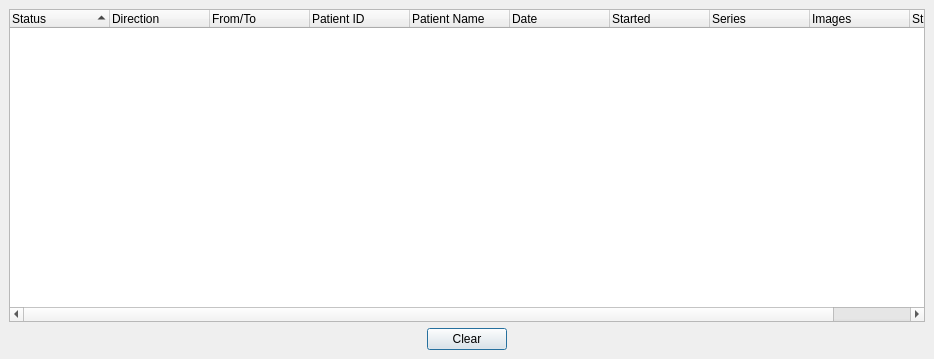
<ui version="4.0" >
 <author></author>
 <comment></comment>
 <exportmacro></exportmacro>
 <class>udg::QOperationStateScreenBase</class>
 <widget class="QDialog" name="udg::QOperationStateScreenBase" >
  <property name="geometry" >
   <rect>
    <x>0</x>
    <y>0</y>
    <width>934</width>
    <height>359</height>
   </rect>
  </property>
  <property name="windowTitle" >
   <string>Queue Operation List</string>
  </property>
  <layout class="QGridLayout" >
   <property name="margin" >
    <number>9</number>
   </property>
   <property name="spacing" >
    <number>6</number>
   </property>
   <item row="0" column="0" colspan="3" >
    <widget class="QTreeWidget" name="m_treeRetrieveStudy" >
     <property name="contextMenuPolicy" >
      <enum>Qt::NoContextMenu</enum>
     </property>
     <property name="alternatingRowColors" >
      <bool>true</bool>
     </property>
     <property name="selectionMode" >
      <enum>QAbstractItemView::NoSelection</enum>
     </property>
     <property name="rootIsDecorated" >
      <bool>false</bool>
     </property>
     <property name="itemsExpandable" >
      <bool>false</bool>
     </property>
     <property name="sortingEnabled" >
      <bool>true</bool>
     </property>
     <column>
      <property name="text" >
       <string>Status</string>
      </property>
     </column>
     <column>
      <property name="text" >
       <string>Direction</string>
      </property>
     </column>
     <column>
      <property name="text" >
       <string>From/To</string>
      </property>
     </column>
     <column>
      <property name="text" >
       <string>Patient ID</string>
      </property>
     </column>
     <column>
      <property name="text" >
       <string>Patient Name</string>
      </property>
     </column>
     <column>
      <property name="text" >
       <string>Date</string>
      </property>
     </column>
     <column>
      <property name="text" >
       <string>Started</string>
      </property>
     </column>
     <column>
      <property name="text" >
       <string>Series</string>
      </property>
     </column>
     <column>
      <property name="text" >
       <string>Images</string>
      </property>
     </column>
     <column>
      <property name="text" >
       <string>StudyUID</string>
      </property>
     </column>
     <column>
      <property name="text" >
       <string/>
      </property>
     </column>
    </widget>
   </item>
   <item row="1" column="1" >
    <widget class="QPushButton" name="m_buttonClear" >
     <property name="maximumSize" >
      <size>
       <width>200</width>
       <height>32767</height>
      </size>
     </property>
     <property name="text" >
      <string>Clear</string>
     </property>
    </widget>
   </item>
   <item row="1" column="2" >
    <spacer>
     <property name="orientation" >
      <enum>Qt::Horizontal</enum>
     </property>
     <property name="sizeType" >
      <enum>QSizePolicy::Expanding</enum>
     </property>
     <property name="sizeHint" >
      <size>
       <width>40</width>
       <height>20</height>
      </size>
     </property>
    </spacer>
   </item>
   <item row="1" column="0" >
    <spacer>
     <property name="orientation" >
      <enum>Qt::Horizontal</enum>
     </property>
     <property name="sizeType" >
      <enum>QSizePolicy::Expanding</enum>
     </property>
     <property name="sizeHint" >
      <size>
       <width>31</width>
       <height>20</height>
      </size>
     </property>
    </spacer>
   </item>
  </layout>
 </widget>
 <layoutdefault spacing="6" margin="11" />
 <pixmapfunction>qPixmapFromMimeSource</pixmapfunction>
 <resources/>
 <connections/>
</ui>
